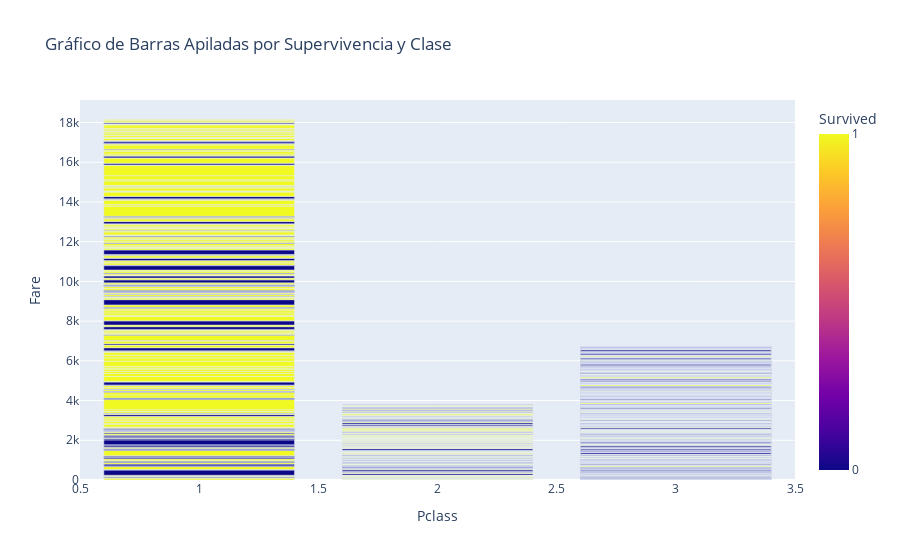

Notebook code cell kept with this figure:
### Code cell
px.bar(df, x='Pclass', y='Fare', color='Survived', title='Gráfico de Barras Apiladas por Supervivencia y Clase')\
    .update_layout(coloraxis_colorbar=dict(
        tickvals=[0, 1],
        ticktext=[0, 1]
    ))

### Figure 1 — Plotly figure (JSON) as saved in the notebook; plotly's stock layout.template omitted (floating-point values rounded to 4 significant figures; data arrays with more than 128 entries replaced by an {"elided": "..."} marker saying what was removed)
{"data": [{"alignmentgroup": "True", "hovertemplate": "Pclass=%{x}<br>Fare=%{y}<br>Survived=%{marker.color}<extra></extra>", "legendgroup": "", "marker": {"color": {"elided": "891 int values"}, "coloraxis": "coloraxis", "pattern": {"shape": ""}}, "name": "", "offsetgroup": "", "orientation": "v", "showlegend": false, "textposition": "auto", "type": "bar", "x": {"elided": "891 int values"}, "xaxis": "x", "y": {"elided": "891 float values"}, "yaxis": "y"}], "layout": {"barmode": "relative", "coloraxis": {"colorbar": {"ticktext": [0, 1], "tickvals": [0, 1], "title": {"text": "Survived"}}, "colorscale": [[0, "#0d0887"], [0.1111, "#46039f"], [0.2222, "#7201a8"], [0.3333, "#9c179e"], [0.4444, "#bd3786"], [0.5556, "#d8576b"], [0.6667, "#ed7953"], [0.7778, "#fb9f3a"], [0.8889, "#fdca26"], [1, "#f0f921"]]}, "legend": {"tracegroupgap": 0}, "title": {"text": "Gráfico de Barras Apiladas por Supervivencia y Clase"}, "xaxis": {"anchor": "y", "domain": [0, 1], "title": {"text": "Pclass"}}, "yaxis": {"anchor": "x", "domain": [0, 1], "title": {"text": "Fare"}}}}
